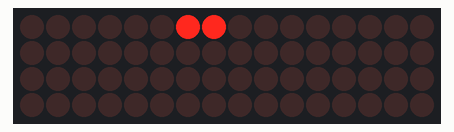
Simulated run of this sketch. Board: Arduino Uno, built with avr-gcc and run on an emulated ATmega328P. Shown: 16×4 LED matrix. Wiring (inferred from the names in the program): LED cube drawn one layer per row (orientation assumed): layers pin 2, pin 3, pin 4, pin 5; columns pin 6, pin 7, pin 8, pin 9, pin 10, pin 11, pin 12, pin 13, A0, A1, A2, A3, A4, A5, pin 0, pin 1.

Above: at 0.24 s.
At 3.76 s:
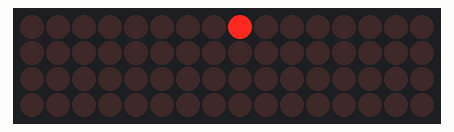
At 8.98 s:
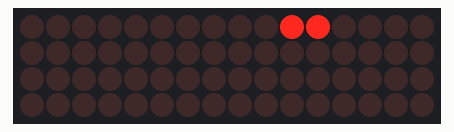
At 19.34 s:
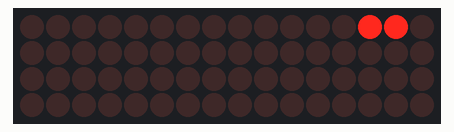
At 29.46 s:
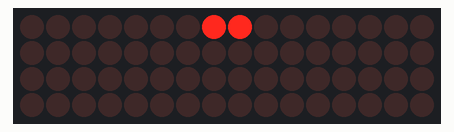
At 39.95 s:
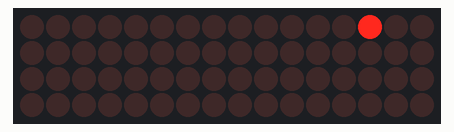

The sketch:

LED_Cube_Vortex_Effect.ino
```cpp
// 4×4×4 LED Cube – Layer Stack Vortex Pattern (Common‑Cathode w/ NPN Low‑Side)
// 🔄 Vortex Effect
// == Pin Definitions ==
const int columnPins[16] = {
  6,  7,  8,  9,
  10, 11, 12, 13,
  A0, A1, A2, A3,
  A4, A5, 0,  1
};
const int layerPins[4] = { 2, 3, 4, 5 };  // NPN transistor bases via resistors

// == Timing ==
const int ON_TIME       = 30;   // ms each LED is lit
const int GAP_BETWEEN   = 100;  // ms between each stackSize step
const int GAP_SEQUENCE  = 500;  // ms between full up‑and‑down cycle

void setup() {
  // Columns OFF (anodes LOW)
  for (int c = 0; c < 16; c++) {
    pinMode(columnPins[c], OUTPUT);
    digitalWrite(columnPins[c], LOW);
  }
  // Layers OFF (transistors off, cathodes floating HIGH)
  for (int l = 0; l < 4; l++) {
    pinMode(layerPins[l], OUTPUT);
    digitalWrite(layerPins[l], LOW);
  }
}

void loop() {
  // Sequence: 1→2→3→4→3→2→1→0 layers on
  const int stackSeq[] = { 1, 2, 3, 4, 3, 2, 1, 0 };
  const int steps = sizeof(stackSeq) / sizeof(stackSeq[0]);

  // Spiral ordering for the 4×4 plane


  // Run through each stack size
  for (int s = 0; s < steps; s++) {
    int stackSize = stackSeq[s];

    // 1) Clear all
    for (int c = 0; c < 16; c++) digitalWrite(columnPins[c], LOW);
    for (int l = 0; l < 4;  l++) digitalWrite(layerPins[l],  LOW);

    // 2) Turn on the bottom 'stackSize' layers
    for (int l = 0; l < stackSize; l++) {
      digitalWrite(layerPins[l], HIGH);
    }

    // 3) For each point in the spiral, light that column
    for (int i = 0; i < 16; i++) {
      digitalWrite(columnPins[i], HIGH);
      delay(ON_TIME);
      digitalWrite(columnPins[i], LOW);
    }

    // 4) Pause before next stackSize
    delay(GAP_BETWEEN);
  }

  // Full cycle done: brief pause then repeat
  delay(GAP_SEQUENCE);
}
```
